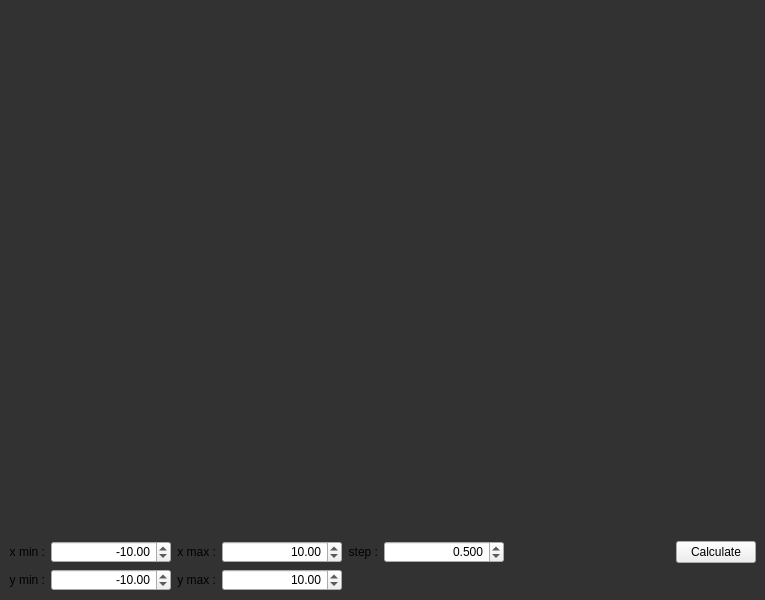
<?xml version="1.0" encoding="UTF-8"?>
<ui version="4.0">
 <class>Graph</class>
 <widget class="QMainWindow" name="Graph">
  <property name="geometry">
   <rect>
    <x>0</x>
    <y>0</y>
    <width>765</width>
    <height>600</height>
   </rect>
  </property>
  <property name="minimumSize">
   <size>
    <width>640</width>
    <height>480</height>
   </size>
  </property>
  <property name="maximumSize">
   <size>
    <width>1920</width>
    <height>1080</height>
   </size>
  </property>
  <property name="windowTitle">
   <string>Graph</string>
  </property>
  <property name="styleSheet">
   <string notr="true">QMainWindow {
	background-color: rgb(50, 50, 50);
}</string>
  </property>
  <widget class="QWidget" name="centralwidget">
   <layout class="QVBoxLayout" name="verticalLayout_3">
    <item>
     <layout class="QVBoxLayout" name="verticalLayout_2">
      <item>
       <widget class="QCustomPlot" name="wgt_graph" native="true"/>
      </item>
      <item>
       <layout class="QVBoxLayout" name="verticalLayout">
        <item>
         <layout class="QHBoxLayout" name="horizontalLayout_6">
          <item>
           <layout class="QHBoxLayout" name="horizontalLayout">
            <item>
             <widget class="QLabel" name="label">
              <property name="layoutDirection">
               <enum>Qt::RightToLeft</enum>
              </property>
              <property name="text">
               <string>x min :</string>
              </property>
              <property name="alignment">
               <set>Qt::AlignRight|Qt::AlignTrailing|Qt::AlignVCenter</set>
              </property>
             </widget>
            </item>
            <item>
             <widget class="QDoubleSpinBox" name="x_min">
              <property name="minimumSize">
               <size>
                <width>120</width>
                <height>0</height>
               </size>
              </property>
              <property name="alignment">
               <set>Qt::AlignRight|Qt::AlignTrailing|Qt::AlignVCenter</set>
              </property>
              <property name="minimum">
               <double>-1000000.000000000000000</double>
              </property>
              <property name="maximum">
               <double>1000000.000000000000000</double>
              </property>
              <property name="value">
               <double>-10.000000000000000</double>
              </property>
             </widget>
            </item>
           </layout>
          </item>
          <item>
           <layout class="QHBoxLayout" name="horizontalLayout_2">
            <item>
             <widget class="QLabel" name="label_2">
              <property name="layoutDirection">
               <enum>Qt::RightToLeft</enum>
              </property>
              <property name="text">
               <string>x max :</string>
              </property>
              <property name="alignment">
               <set>Qt::AlignRight|Qt::AlignTrailing|Qt::AlignVCenter</set>
              </property>
             </widget>
            </item>
            <item>
             <widget class="QDoubleSpinBox" name="x_max">
              <property name="minimumSize">
               <size>
                <width>120</width>
                <height>0</height>
               </size>
              </property>
              <property name="alignment">
               <set>Qt::AlignRight|Qt::AlignTrailing|Qt::AlignVCenter</set>
              </property>
              <property name="maximum">
               <double>1000000.000000000000000</double>
              </property>
              <property name="value">
               <double>10.000000000000000</double>
              </property>
             </widget>
            </item>
           </layout>
          </item>
          <item>
           <layout class="QHBoxLayout" name="horizontalLayout_3">
            <item>
             <widget class="QLabel" name="label_5">
              <property name="layoutDirection">
               <enum>Qt::RightToLeft</enum>
              </property>
              <property name="text">
               <string>step :</string>
              </property>
              <property name="alignment">
               <set>Qt::AlignRight|Qt::AlignTrailing|Qt::AlignVCenter</set>
              </property>
             </widget>
            </item>
            <item>
             <widget class="QDoubleSpinBox" name="x_step">
              <property name="minimumSize">
               <size>
                <width>120</width>
                <height>0</height>
               </size>
              </property>
              <property name="alignment">
               <set>Qt::AlignRight|Qt::AlignTrailing|Qt::AlignVCenter</set>
              </property>
              <property name="decimals">
               <number>3</number>
              </property>
              <property name="minimum">
               <double>0.050000000000000</double>
              </property>
              <property name="maximum">
               <double>10.000000000000000</double>
              </property>
              <property name="value">
               <double>0.500000000000000</double>
              </property>
             </widget>
            </item>
           </layout>
          </item>
          <item>
           <spacer name="horizontalSpacer">
            <property name="orientation">
             <enum>Qt::Horizontal</enum>
            </property>
            <property name="sizeHint" stdset="0">
             <size>
              <width>40</width>
              <height>20</height>
             </size>
            </property>
           </spacer>
          </item>
          <item>
           <widget class="QPushButton" name="btn_calculate">
            <property name="text">
             <string>Calculate</string>
            </property>
           </widget>
          </item>
         </layout>
        </item>
        <item>
         <layout class="QHBoxLayout" name="horizontalLayout_7">
          <item>
           <layout class="QHBoxLayout" name="horizontalLayout_4">
            <item>
             <widget class="QLabel" name="label_3">
              <property name="layoutDirection">
               <enum>Qt::RightToLeft</enum>
              </property>
              <property name="text">
               <string>y min :</string>
              </property>
              <property name="alignment">
               <set>Qt::AlignRight|Qt::AlignTrailing|Qt::AlignVCenter</set>
              </property>
             </widget>
            </item>
            <item>
             <widget class="QDoubleSpinBox" name="y_min">
              <property name="minimumSize">
               <size>
                <width>120</width>
                <height>0</height>
               </size>
              </property>
              <property name="alignment">
               <set>Qt::AlignRight|Qt::AlignTrailing|Qt::AlignVCenter</set>
              </property>
              <property name="minimum">
               <double>-1000000.000000000000000</double>
              </property>
              <property name="maximum">
               <double>1000000.000000000000000</double>
              </property>
              <property name="value">
               <double>-10.000000000000000</double>
              </property>
             </widget>
            </item>
           </layout>
          </item>
          <item>
           <layout class="QHBoxLayout" name="horizontalLayout_5">
            <item>
             <widget class="QLabel" name="label_4">
              <property name="layoutDirection">
               <enum>Qt::RightToLeft</enum>
              </property>
              <property name="text">
               <string>y max :</string>
              </property>
              <property name="alignment">
               <set>Qt::AlignRight|Qt::AlignTrailing|Qt::AlignVCenter</set>
              </property>
             </widget>
            </item>
            <item>
             <widget class="QDoubleSpinBox" name="y_max">
              <property name="minimumSize">
               <size>
                <width>120</width>
                <height>0</height>
               </size>
              </property>
              <property name="alignment">
               <set>Qt::AlignRight|Qt::AlignTrailing|Qt::AlignVCenter</set>
              </property>
              <property name="maximum">
               <double>1000000.000000000000000</double>
              </property>
              <property name="value">
               <double>10.000000000000000</double>
              </property>
             </widget>
            </item>
           </layout>
          </item>
          <item>
           <spacer name="horizontalSpacer_2">
            <property name="orientation">
             <enum>Qt::Horizontal</enum>
            </property>
            <property name="sizeHint" stdset="0">
             <size>
              <width>40</width>
              <height>20</height>
             </size>
            </property>
           </spacer>
          </item>
         </layout>
        </item>
       </layout>
      </item>
     </layout>
    </item>
   </layout>
  </widget>
 </widget>
 <customwidgets>
  <customwidget>
   <class>QCustomPlot</class>
   <extends>QWidget</extends>
   <header>qcustomplot.h</header>
   <container>1</container>
  </customwidget>
 </customwidgets>
 <resources/>
 <connections/>
</ui>
